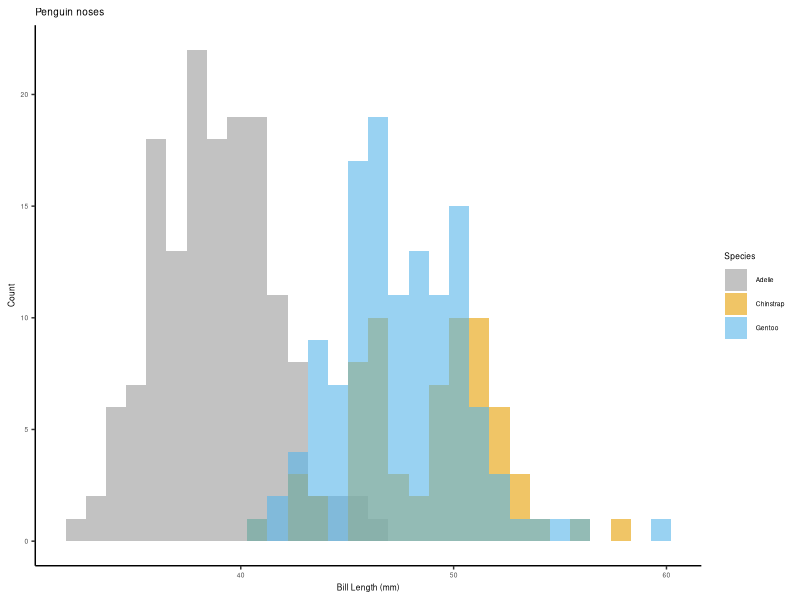
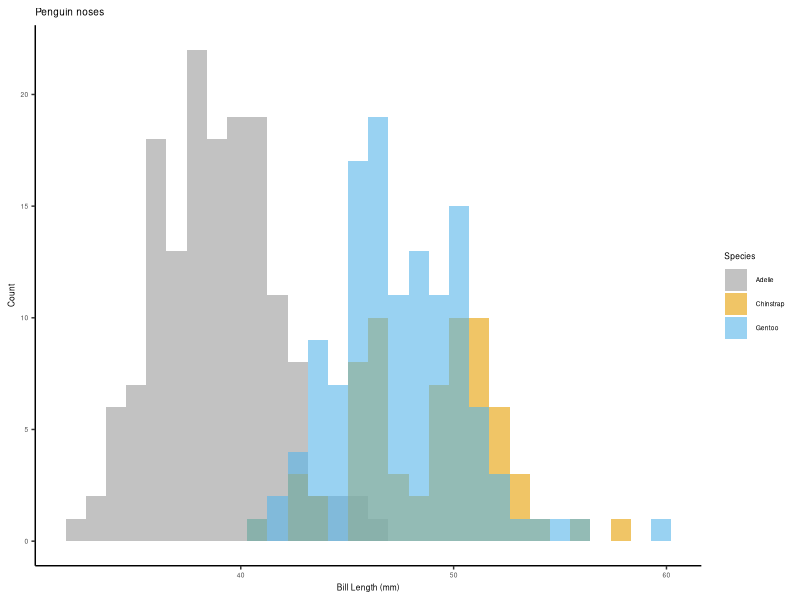

Reproduce these figures in R, in order.
library(palmerpenguins)
library(ggplot2)
library(dplyr)

data(package = 'palmerpenguins')

# Look at distribution of bill lengths in 3 species
palette = c("#999999", "#E69F00", "#56B4E9")
theme_set(
  theme_classic(base_size = 7)
)

px <- ggplot(data=penguins, aes(bill_length_mm))+
  geom_histogram(aes(fill=species), alpha=0.6, position="identity")+
  theme_classic()+
  theme(text = element_text(size = 6))+
  xlab("Bill Length (mm)")+
  ylab("Count")+
  ggtitle("Penguin noses")+
  scale_fill_manual("Species",values=palette)
px  
ggsave("my_penguin_plot.png",px, device = "png", width=3,height=2)

# Run a linear model
# t <- penguins %>%
#  select(c("species","bill_length_mm","bill_depth_mm","flipper_length_mm","body_mass_g")) %>%
#  aggregate(.~species,.,FUN=mean,na.rm=TRUE) %>%
#  kable() %>%
#  cat(.,file="mymodel.html")
